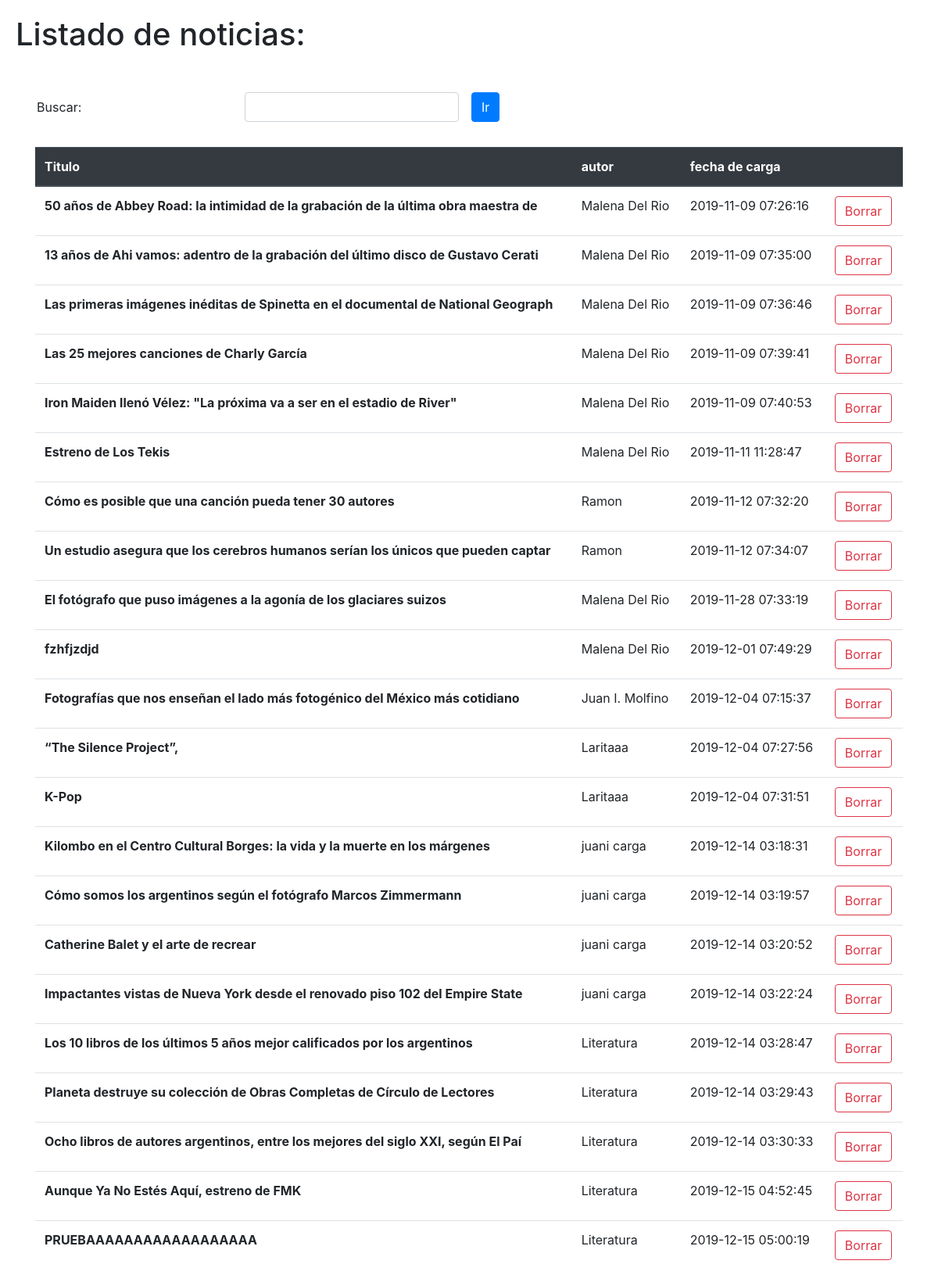
Screenshot of /lista_noticias.php (signed in) with the database file from the repository.
### tables this page shows
CREATE TABLE `noticia` (
  `id` int(10) unsigned NOT NULL AUTO_INCREMENT,
  `titulo` varchar(80) NOT NULL,
  `subtitulo` varchar(140) NOT NULL,
  `contenido` text NOT NULL,
  `img_1` varchar(100) NOT NULL,
  `img_2` varchar(100) DEFAULT NULL,
  `fecha` datetime NOT NULL,
  `autor` int(10) unsigned NOT NULL,
  `seccion` int(10) unsigned NOT NULL,
  `activo` bit(1) NOT NULL,
  `vistos` int(11) NOT NULL,
  PRIMARY KEY (`id`),
  UNIQUE KEY `titulo` (`titulo`,`img_1`),
  KEY `autores` (`autor`),
  KEY `secciones` (`seccion`),
  CONSTRAINT `autores` FOREIGN KEY (`autor`) REFERENCES `registro` (`id`),
  CONSTRAINT `secciones` FOREIGN KEY (`seccion`) REFERENCES `seccion` (`id`)
);

CREATE TABLE `registro` (
  `id` int(10) unsigned NOT NULL AUTO_INCREMENT,
  `nombre` varchar(60) NOT NULL,
  `mail` varchar(60) NOT NULL,
  `pass` varchar(80) NOT NULL,
  `activo` bit(1) NOT NULL,
  `admin` bit(1) NOT NULL,
  PRIMARY KEY (`id`),
  UNIQUE KEY `nombre` (`nombre`),
  UNIQUE KEY `mail` (`mail`)
);

### lista_noticias.php (the view, shortened to what this page needs)
<!DOCTYPE html>
<html lang="en">
<head>
    <link rel="stylesheet" href="https://stackpath.bootstrapcdn.com/bootstrap/4.3.1/css/bootstrap.min.css">
</head>
<body>
<?php
    $filtro = '';
    include "configuracion_pongcultural.php";
    $sql = "SELECT registro.nombre as autor, noticia.titulo, noticia.fecha, noticia.id, noticia.activo FROM noticia LEFT JOIN registro ON registro.id = noticia.autor where noticia.activo=1 and noticia.titulo like '%$filtro%' or registro.nombre like '%$filtro%'";
    $rta = mysqli_query($conexion, $sql);
?>
<h1>Listado de noticias:</h1>
<div class="container" class="d-flex justify-content-center" id="tabla">
<form class="form-inline" action="lista_noticias.php" method="GET">
  <div class="form-group mb-2">
    <input type="text" readonly class="form-control-plaintext" id="staticEmail2" value="Buscar:">
  </div>
  <div class="form-group mx-sm-3 mb-2">
    <input type="text" class="form-control" id="inputPassword2" name="filtro">
  </div>
  <button type="submit" class="btn btn-primary mb-2">Ir</button>
  </form>
  <br>
    <table class="table">
    <thead class="thead-dark">
        <tr>
        <th scope="col">Titulo</th>
        <th scope="col">autor</th>
        <th scope="col">fecha de carga</th>
        <th scope="col"></th>
        </tr>
    </thead>
    <tbody>
        <?php
            while ($fila = mysqli_fetch_array($rta)) {
                $id = $fila['id'];
                $titulo = $fila['titulo'];
                $autor = $fila['autor'];
                $fecha = $fila['fecha'];
                    echo "<tr>
                    <th scope='col'>$titulo</th>
                    <td>$autor</td>
                    <td>$fecha</td>
                    <td><a href='borrar_noticia.php?id=$id' class='btn btn-outline-danger' onclick='return borrar($id)'>Borrar</a></td>
                    </tr>";
            }
        ?>
    </tbody>
    </table>
</div>
</body>
</html>

### lista_noticias.php (style rules this page uses)
#tabla { margin-top: 50px; }
h1 { margin-left: 20px; margin-top: 20px; display: block; }

### rows the page displays
noticia: titulo "50 años de Abbey Road: la intimidad de la grabación de la última obra maestra de", autor.nombre "Malena Del Rio", fecha "2019-11-09 07:26:16"
noticia: titulo "13 años de Ahi vamos: adentro de la grabación del último disco de Gustavo Cerati", autor.nombre "Malena Del Rio", fecha "2019-11-09 07:35:00"
noticia: titulo "Las primeras imágenes inéditas de Spinetta en el documental de National Geograph", autor.nombre "Malena Del Rio", fecha "2019-11-09 07:36:46"
noticia: titulo "Las 25 mejores canciones de Charly García", autor.nombre "Malena Del Rio", fecha "2019-11-09 07:39:41"
noticia: titulo "Iron Maiden llenó Vélez: \"La próxima va a ser en el estadio de River\"", autor.nombre "Malena Del Rio", fecha "2019-11-09 07:40:53"
noticia: titulo "Estreno de Los Tekis", autor.nombre "Malena Del Rio", fecha "2019-11-11 11:28:47"
noticia: titulo "Cómo es posible que una canción pueda tener 30 autores", autor.nombre "Ramon", fecha "2019-11-12 07:32:20"
noticia: titulo "Un estudio asegura que los cerebros humanos serían los únicos que pueden captar", autor.nombre "Ramon", fecha "2019-11-12 07:34:07"
noticia: titulo "El fotógrafo que puso imágenes a la agonía de los glaciares suizos", autor.nombre "Malena Del Rio", fecha "2019-11-28 07:33:19"
noticia: titulo "fzhfjzdjd", autor.nombre "Malena Del Rio", fecha "2019-12-01 07:49:29"
noticia: titulo "Fotografías que nos enseñan el lado más fotogénico del México más cotidiano", autor.nombre "Juan I. Molfino", fecha "2019-12-04 07:15:37"
noticia: titulo "“The Silence Project”,", autor.nombre "Laritaaa", fecha "2019-12-04 07:27:56"
noticia: titulo "K-Pop", autor.nombre "Laritaaa", fecha "2019-12-04 07:31:51"
noticia: titulo "Kilombo en el Centro Cultural Borges: la vida y la muerte en los márgenes", autor.nombre "juani carga", fecha "2019-12-14 03:18:31"
noticia: titulo "Cómo somos los argentinos según el fotógrafo Marcos Zimmermann", autor.nombre "juani carga", fecha "2019-12-14 03:19:57"
noticia: titulo "Catherine Balet y el arte de recrear", autor.nombre "juani carga", fecha "2019-12-14 03:20:52"
noticia: titulo "Impactantes vistas de Nueva York desde el renovado piso 102 del Empire State", autor.nombre "juani carga", fecha "2019-12-14 03:22:24"
noticia: titulo "Los 10 libros de los últimos 5 años mejor calificados por los argentinos", autor.nombre "Literatura", fecha "2019-12-14 03:28:47"
noticia: titulo "Planeta destruye su colección de Obras Completas de Círculo de Lectores", autor.nombre "Literatura", fecha "2019-12-14 03:29:43"
noticia: titulo "Ocho libros de autores argentinos, entre los mejores del siglo XXI, según El Paí", autor.nombre "Literatura", fecha "2019-12-14 03:30:33"
noticia: titulo "Aunque Ya No Estés Aquí, estreno de FMK", autor.nombre "Literatura", fecha "2019-12-15 04:52:45"
noticia: titulo "PRUEBAAAAAAAAAAAAAAAAAA", autor.nombre "Literatura", fecha "2019-12-15 05:00:19"
